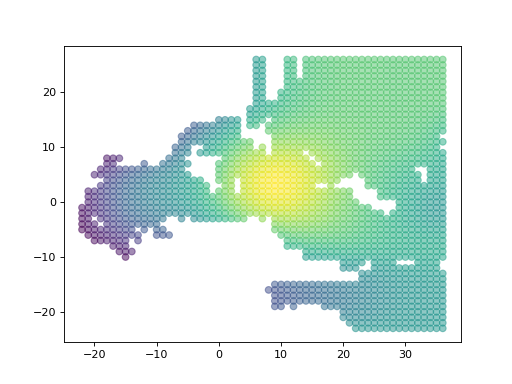

The script that drew this image:
import matplotlib.pyplot as plt

from dhart.geometry import LoadOBJ
from dhart.raytracer import EmbreeBVH
from dhart.graphgenerator import GenerateGraph
import dhart

# Get a sample model path
obj_path = dhart.get_sample_model("energy_blob_zup.obj")
print(obj_path)

# Load the obj file
obj = LoadOBJ(obj_path)

# Create a BVH
bvh = EmbreeBVH(obj, True)

# Set the graph parameters
start_point = (0, 0, 20)
spacing = (1, 1, 1)
max_nodes = 5000
up_step, down_step = 0.5, 0.5

max_step_connections = 1

# Set a smaller threshold for slope
up_slope, down_slope = 5, 5

# Add a minimum out-degree for each node
min_connections = 3

# Generate the Graph
graph = GenerateGraph(bvh, start_point, spacing, max_nodes,
                        up_step,up_slope,down_step,down_slope,
                        max_step_connections, min_connections, cores=-1)

# Convert the graph to a CSR
csr_graph = graph.CompressToCSR()

# Get the nodes of the graph as a list of x,y,z,type,id tuples
nodes = graph.getNodes()

# get the x,y,z coordinates of the nodes and set the color to the z value
x = [ n[0] for n in nodes ] # x coordinate
y = [ n[1] for n in nodes ] # y coordinate
z = [ n[2] for n in nodes ] # z coordinate

# Plot the graph
plt.scatter(x, y, c=z, alpha=0.5)
plt.show()
